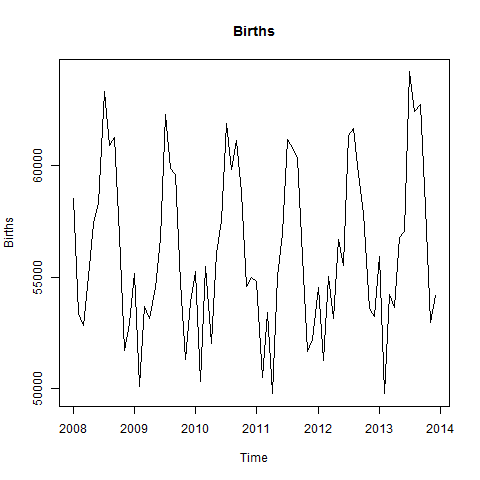

Generate this figure with R:
#Creates Births plot

png("Plots/Births_plot.png")
plot(Births, main="Births")
dev.off()